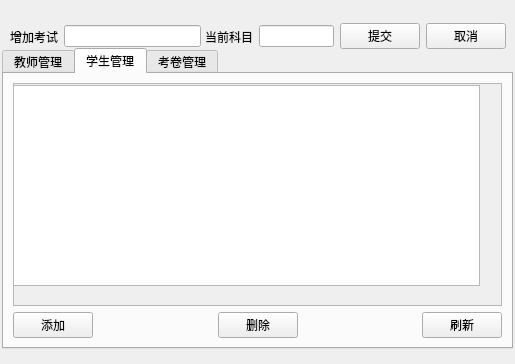
<?xml version="1.0" encoding="UTF-8"?>
<ui version="4.0">
 <class>adminpersonal</class>
 <widget class="QDialog" name="adminpersonal">
  <property name="geometry">
   <rect>
    <x>0</x>
    <y>0</y>
    <width>515</width>
    <height>364</height>
   </rect>
  </property>
  <property name="windowTitle">
   <string>管理员界面</string>
  </property>
  <widget class="QTabWidget" name="tabwidget">
   <property name="geometry">
    <rect>
     <x>2</x>
     <y>48</y>
     <width>511</width>
     <height>301</height>
    </rect>
   </property>
   <property name="currentIndex">
    <number>1</number>
   </property>
   <widget class="QWidget" name="tab_teacher">
    <attribute name="title">
     <string>教师管理</string>
    </attribute>
    <layout class="QGridLayout" name="gridLayout_6">
     <item row="0" column="0" colspan="5">
      <widget class="QScrollArea" name="scrollAreaTeacher">
       <property name="widgetResizable">
        <bool>true</bool>
       </property>
       <widget class="QWidget" name="scrollAreaWidgetContents">
        <property name="geometry">
         <rect>
          <x>0</x>
          <y>0</y>
          <width>463</width>
          <height>204</height>
         </rect>
        </property>
        <widget class="QTableWidget" name="tabWidget_teacher">
         <property name="geometry">
          <rect>
           <x>0</x>
           <y>0</y>
           <width>461</width>
           <height>211</height>
          </rect>
         </property>
        </widget>
       </widget>
      </widget>
     </item>
     <item row="1" column="2">
      <widget class="QPushButton" name="btnDelTea">
       <property name="text">
        <string>删除</string>
       </property>
      </widget>
     </item>
     <item row="1" column="3">
      <spacer name="horizontalSpacer_10">
       <property name="orientation">
        <enum>Qt::Horizontal</enum>
       </property>
       <property name="sizeHint" stdset="0">
        <size>
         <width>103</width>
         <height>20</height>
        </size>
       </property>
      </spacer>
     </item>
     <item row="1" column="0">
      <widget class="QPushButton" name="btnAddTea">
       <property name="text">
        <string>添加</string>
       </property>
      </widget>
     </item>
     <item row="1" column="1">
      <spacer name="horizontalSpacer_9">
       <property name="orientation">
        <enum>Qt::Horizontal</enum>
       </property>
       <property name="sizeHint" stdset="0">
        <size>
         <width>103</width>
         <height>20</height>
        </size>
       </property>
      </spacer>
     </item>
     <item row="1" column="4">
      <widget class="QPushButton" name="btnReTea">
       <property name="text">
        <string>刷新</string>
       </property>
      </widget>
     </item>
    </layout>
   </widget>
   <widget class="QWidget" name="tab_stu">
    <attribute name="title">
     <string>学生管理</string>
    </attribute>
    <layout class="QGridLayout" name="gridLayout_7">
     <item row="0" column="0" colspan="5">
      <widget class="QScrollArea" name="scrollArea">
       <property name="widgetResizable">
        <bool>true</bool>
       </property>
       <widget class="QWidget" name="scrollAreaWidgetContents_2">
        <property name="geometry">
         <rect>
          <x>0</x>
          <y>0</y>
          <width>463</width>
          <height>204</height>
         </rect>
        </property>
        <widget class="QTableWidget" name="tabWidget_stu">
         <property name="geometry">
          <rect>
           <x>-5</x>
           <y>1</y>
           <width>471</width>
           <height>201</height>
          </rect>
         </property>
        </widget>
       </widget>
      </widget>
     </item>
     <item row="1" column="0">
      <widget class="QPushButton" name="btnAddStu">
       <property name="text">
        <string>添加</string>
       </property>
      </widget>
     </item>
     <item row="1" column="3">
      <spacer name="horizontalSpacer_12">
       <property name="orientation">
        <enum>Qt::Horizontal</enum>
       </property>
       <property name="sizeHint" stdset="0">
        <size>
         <width>103</width>
         <height>20</height>
        </size>
       </property>
      </spacer>
     </item>
     <item row="1" column="1">
      <spacer name="horizontalSpacer_11">
       <property name="orientation">
        <enum>Qt::Horizontal</enum>
       </property>
       <property name="sizeHint" stdset="0">
        <size>
         <width>103</width>
         <height>20</height>
        </size>
       </property>
      </spacer>
     </item>
     <item row="1" column="4">
      <widget class="QPushButton" name="btnRefreshStu">
       <property name="text">
        <string>刷新</string>
       </property>
      </widget>
     </item>
     <item row="1" column="2">
      <widget class="QPushButton" name="btnDelStu">
       <property name="text">
        <string>删除</string>
       </property>
      </widget>
     </item>
    </layout>
   </widget>
   <widget class="QWidget" name="tab_exam">
    <attribute name="title">
     <string>考卷管理</string>
    </attribute>
    <widget class="QTableWidget" name="tableWidget_exam">
     <property name="geometry">
      <rect>
       <x>5</x>
       <y>11</y>
       <width>501</width>
       <height>251</height>
      </rect>
     </property>
    </widget>
   </widget>
  </widget>
  <widget class="QWidget" name="horizontalLayoutWidget">
   <property name="geometry">
    <rect>
     <x>10</x>
     <y>20</y>
     <width>191</width>
     <height>33</height>
    </rect>
   </property>
   <layout class="QHBoxLayout" name="horizontalLayout">
    <item>
     <widget class="QLabel" name="label_2">
      <property name="text">
       <string>增加考试</string>
      </property>
     </widget>
    </item>
    <item>
     <widget class="QLineEdit" name="addpapername"/>
    </item>
   </layout>
  </widget>
  <widget class="QWidget" name="horizontalLayoutWidget_2">
   <property name="geometry">
    <rect>
     <x>205</x>
     <y>20</y>
     <width>301</width>
     <height>33</height>
    </rect>
   </property>
   <layout class="QHBoxLayout" name="horizontalLayout_2">
    <item>
     <widget class="QLabel" name="label_3">
      <property name="text">
       <string>当前科目</string>
      </property>
     </widget>
    </item>
    <item>
     <widget class="QLineEdit" name="currentPaper">
      <property name="readOnly">
       <bool>true</bool>
      </property>
     </widget>
    </item>
    <item>
     <widget class="QPushButton" name="btnsubmit">
      <property name="text">
       <string>提交</string>
      </property>
     </widget>
    </item>
    <item>
     <widget class="QPushButton" name="btnCancel">
      <property name="text">
       <string>取消</string>
      </property>
     </widget>
    </item>
   </layout>
  </widget>
 </widget>
 <resources/>
 <connections/>
</ui>
